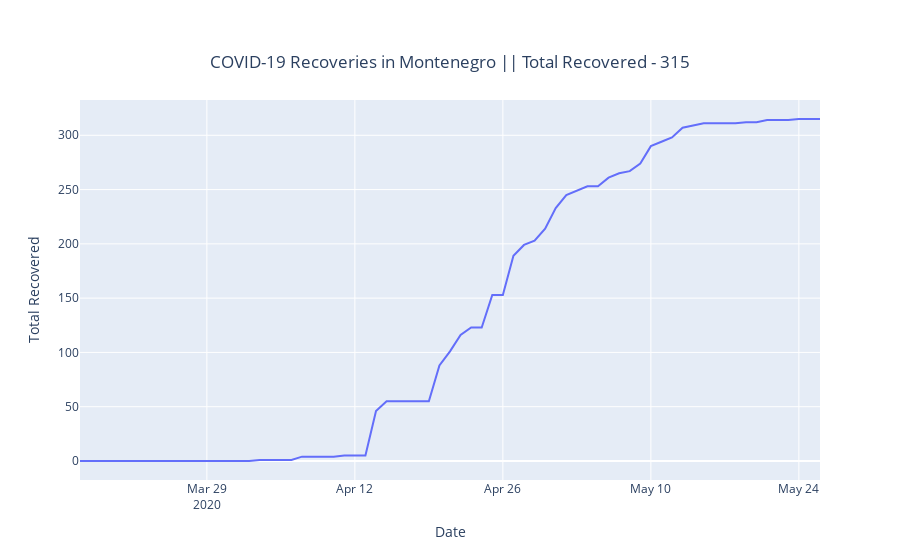

Here is the notebook cell this chart was saved with:
### Markdown cell above
# Total Recoveries

### Code cell
x = date_objects
y = recovered_list
fig = go.Figure(data=go.Scatter(x=x, y=y))
yLabelTitle(fig,y)
fig.show()

### Figure 1 — Plotly figure (JSON) as saved in the notebook; plotly's stock layout.template omitted (floating-point values rounded to 4 significant figures)
{"data": [{"type": "scatter", "x": ["2020-03-17", "2020-03-18", "2020-03-19", "2020-03-20", "2020-03-21", "2020-03-22", "2020-03-23", "2020-03-24", "2020-03-25", "2020-03-26", "2020-03-27", "2020-03-28", "2020-03-29", "2020-03-30", "2020-03-31", "2020-04-01", "2020-04-02", "2020-04-03", "2020-04-04", "2020-04-05", "2020-04-06", "2020-04-07", "2020-04-08", "2020-04-09", "2020-04-10", "2020-04-11", "2020-04-12", "2020-04-13", "2020-04-14", "2020-04-15", "2020-04-16", "2020-04-17", "2020-04-18", "2020-04-19", "2020-04-20", "2020-04-21", "2020-04-22", "2020-04-23", "2020-04-24", "2020-04-25", "2020-04-26", "2020-04-27", "2020-04-28", "2020-04-29", "2020-04-30", "2020-05-01", "2020-05-02", "2020-05-03", "2020-05-04", "2020-05-05", "2020-05-06", "2020-05-07", "2020-05-08", "2020-05-09", "2020-05-10", "2020-05-11", "2020-05-12", "2020-05-13", "2020-05-14", "2020-05-15", "2020-05-16", "2020-05-17", "2020-05-18", "2020-05-19", "2020-05-20", "2020-05-21", "2020-05-22", "2020-05-23", "2020-05-24", "2020-05-25", "2020-05-26"], "y": [0, 0, 0, 0, 0, 0, 0, 0, 0, 0, 0, 0, 0, 0, 0, 0, 0, 1, 1, 1, 1, 4, 4, 4, 4, 5, 5, 5, 46, 55, 55, 55, 55, 55, 88, 101, 116, 123, 123, 153, 153, 189, 199, 203, 214, 233, 245, 249, 253, 253, 261, 265, 267, 274, 290, 294, 298, 307, 309, 311, 311, 311, 311, 312, 312, 314, 314, 314, 315, 315, 315]}], "layout": {"hovermode": "x", "title": {"text": "COVID-19 Recoveries in Montenegro || Total Recovered - 315  ", "x": 0.5, "xanchor": "center", "y": 0.9, "yanchor": "top"}, "xaxis": {"title": {"text": "Date"}}, "yaxis": {"title": {"text": "Total Recovered"}}}}
